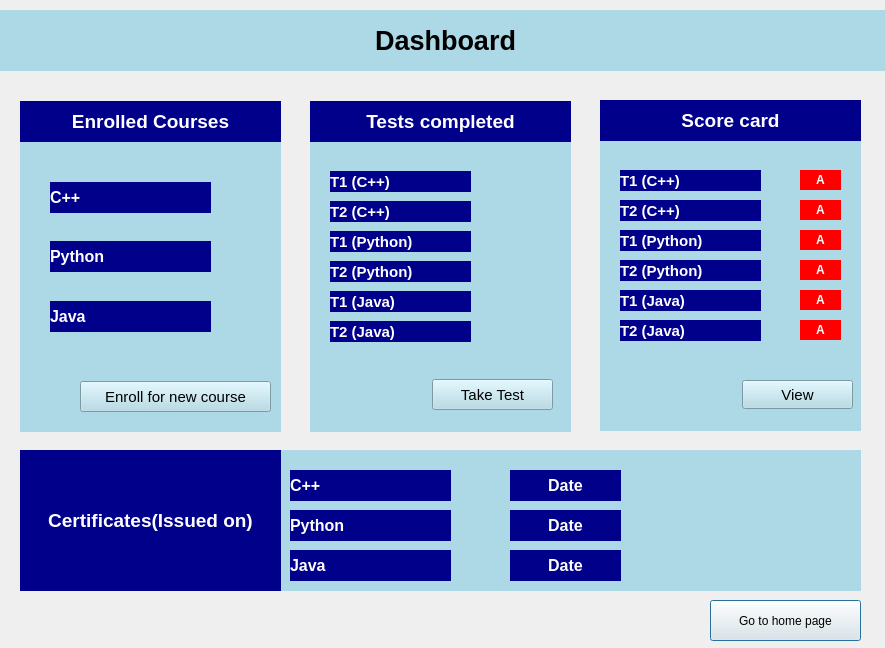
<?xml version="1.0" encoding="UTF-8"?>
<ui version="4.0">
 <class>Dashboard</class>
 <widget class="QDialog" name="Dashboard">
  <property name="geometry">
   <rect>
    <x>0</x>
    <y>0</y>
    <width>885</width>
    <height>648</height>
   </rect>
  </property>
  <property name="windowTitle">
   <string>Dialog</string>
  </property>
  <widget class="QLabel" name="label">
   <property name="geometry">
    <rect>
     <x>0</x>
     <y>10</y>
     <width>891</width>
     <height>61</height>
    </rect>
   </property>
   <property name="font">
    <font>
     <pointsize>20</pointsize>
     <bold>true</bold>
    </font>
   </property>
   <property name="layoutDirection">
    <enum>Qt::LayoutDirection::LeftToRight</enum>
   </property>
   <property name="styleSheet">
    <string notr="true">background-color: lightblue;color: navyblue</string>
   </property>
   <property name="text">
    <string>Dashboard</string>
   </property>
   <property name="alignment">
    <set>Qt::AlignmentFlag::AlignCenter</set>
   </property>
  </widget>
  <widget class="QPushButton" name="pushButton">
   <property name="geometry">
    <rect>
     <x>710</x>
     <y>600</y>
     <width>151</width>
     <height>41</height>
    </rect>
   </property>
   <property name="text">
    <string>Go to home page</string>
   </property>
  </widget>
  <widget class="QWidget" name="widget" native="true">
   <property name="geometry">
    <rect>
     <x>20</x>
     <y>101</y>
     <width>261</width>
     <height>331</height>
    </rect>
   </property>
   <property name="styleSheet">
    <string notr="true">background-color: lightblue;</string>
   </property>
   <widget class="QLabel" name="label_2">
    <property name="geometry">
     <rect>
      <x>0</x>
      <y>0</y>
      <width>261</width>
      <height>41</height>
     </rect>
    </property>
    <property name="font">
     <font>
      <pointsize>14</pointsize>
      <bold>true</bold>
     </font>
    </property>
    <property name="styleSheet">
     <string notr="true">background-color: darkblue;color: white;</string>
    </property>
    <property name="text">
     <string>Enrolled Courses</string>
    </property>
    <property name="alignment">
     <set>Qt::AlignmentFlag::AlignCenter</set>
    </property>
   </widget>
   <widget class="QLabel" name="lblCourse1">
    <property name="geometry">
     <rect>
      <x>30</x>
      <y>81</y>
      <width>161</width>
      <height>31</height>
     </rect>
    </property>
    <property name="font">
     <font>
      <pointsize>12</pointsize>
      <bold>true</bold>
     </font>
    </property>
    <property name="styleSheet">
     <string notr="true">background-color: darkblue;color: white;</string>
    </property>
    <property name="text">
     <string>C++</string>
    </property>
    <property name="alignment">
     <set>Qt::AlignmentFlag::AlignLeading|Qt::AlignmentFlag::AlignLeft|Qt::AlignmentFlag::AlignVCenter</set>
    </property>
   </widget>
   <widget class="QLabel" name="lblCourse2">
    <property name="geometry">
     <rect>
      <x>30</x>
      <y>140</y>
      <width>161</width>
      <height>31</height>
     </rect>
    </property>
    <property name="font">
     <font>
      <pointsize>12</pointsize>
      <bold>true</bold>
     </font>
    </property>
    <property name="styleSheet">
     <string notr="true">background-color: darkblue;color: white;</string>
    </property>
    <property name="text">
     <string>Python</string>
    </property>
    <property name="alignment">
     <set>Qt::AlignmentFlag::AlignLeading|Qt::AlignmentFlag::AlignLeft|Qt::AlignmentFlag::AlignVCenter</set>
    </property>
   </widget>
   <widget class="QLabel" name="lblCourse3">
    <property name="geometry">
     <rect>
      <x>30</x>
      <y>200</y>
      <width>161</width>
      <height>31</height>
     </rect>
    </property>
    <property name="font">
     <font>
      <pointsize>12</pointsize>
      <bold>true</bold>
     </font>
    </property>
    <property name="styleSheet">
     <string notr="true">background-color: darkblue;color: white;</string>
    </property>
    <property name="text">
     <string>Java</string>
    </property>
    <property name="alignment">
     <set>Qt::AlignmentFlag::AlignLeading|Qt::AlignmentFlag::AlignLeft|Qt::AlignmentFlag::AlignVCenter</set>
    </property>
   </widget>
   <widget class="QPushButton" name="pushButton_2">
    <property name="geometry">
     <rect>
      <x>60</x>
      <y>280</y>
      <width>191</width>
      <height>31</height>
     </rect>
    </property>
    <property name="font">
     <font>
      <pointsize>11</pointsize>
      <bold>false</bold>
     </font>
    </property>
    <property name="text">
     <string>Enroll for new course</string>
    </property>
   </widget>
  </widget>
  <widget class="QWidget" name="widget_2" native="true">
   <property name="geometry">
    <rect>
     <x>310</x>
     <y>101</y>
     <width>261</width>
     <height>331</height>
    </rect>
   </property>
   <property name="styleSheet">
    <string notr="true">background-color: lightblue;</string>
   </property>
   <widget class="QLabel" name="label_3">
    <property name="geometry">
     <rect>
      <x>0</x>
      <y>0</y>
      <width>261</width>
      <height>41</height>
     </rect>
    </property>
    <property name="font">
     <font>
      <pointsize>14</pointsize>
      <bold>true</bold>
     </font>
    </property>
    <property name="styleSheet">
     <string notr="true">background-color: darkblue;color: white;</string>
    </property>
    <property name="text">
     <string>Tests completed</string>
    </property>
    <property name="alignment">
     <set>Qt::AlignmentFlag::AlignCenter</set>
    </property>
   </widget>
   <widget class="QLabel" name="lblTest1">
    <property name="geometry">
     <rect>
      <x>20</x>
      <y>70</y>
      <width>141</width>
      <height>21</height>
     </rect>
    </property>
    <property name="font">
     <font>
      <pointsize>11</pointsize>
      <bold>true</bold>
     </font>
    </property>
    <property name="styleSheet">
     <string notr="true">background-color: darkblue;color: white;</string>
    </property>
    <property name="text">
     <string>T1 (C++)</string>
    </property>
    <property name="alignment">
     <set>Qt::AlignmentFlag::AlignLeading|Qt::AlignmentFlag::AlignLeft|Qt::AlignmentFlag::AlignVCenter</set>
    </property>
   </widget>
   <widget class="QLabel" name="lblTest2">
    <property name="geometry">
     <rect>
      <x>20</x>
      <y>100</y>
      <width>141</width>
      <height>21</height>
     </rect>
    </property>
    <property name="font">
     <font>
      <pointsize>11</pointsize>
      <bold>true</bold>
     </font>
    </property>
    <property name="styleSheet">
     <string notr="true">background-color: darkblue;color: white;</string>
    </property>
    <property name="text">
     <string>T2 (C++)</string>
    </property>
    <property name="alignment">
     <set>Qt::AlignmentFlag::AlignLeading|Qt::AlignmentFlag::AlignLeft|Qt::AlignmentFlag::AlignVCenter</set>
    </property>
   </widget>
   <widget class="QLabel" name="lblTest3">
    <property name="geometry">
     <rect>
      <x>20</x>
      <y>130</y>
      <width>141</width>
      <height>21</height>
     </rect>
    </property>
    <property name="font">
     <font>
      <pointsize>11</pointsize>
      <bold>true</bold>
     </font>
    </property>
    <property name="styleSheet">
     <string notr="true">background-color: darkblue;color: white;</string>
    </property>
    <property name="text">
     <string>T1 (Python)</string>
    </property>
    <property name="alignment">
     <set>Qt::AlignmentFlag::AlignLeading|Qt::AlignmentFlag::AlignLeft|Qt::AlignmentFlag::AlignVCenter</set>
    </property>
   </widget>
   <widget class="QLabel" name="lblTest4">
    <property name="geometry">
     <rect>
      <x>20</x>
      <y>160</y>
      <width>141</width>
      <height>21</height>
     </rect>
    </property>
    <property name="font">
     <font>
      <pointsize>11</pointsize>
      <bold>true</bold>
     </font>
    </property>
    <property name="styleSheet">
     <string notr="true">background-color: darkblue;color: white;</string>
    </property>
    <property name="text">
     <string>T2 (Python)</string>
    </property>
    <property name="alignment">
     <set>Qt::AlignmentFlag::AlignLeading|Qt::AlignmentFlag::AlignLeft|Qt::AlignmentFlag::AlignVCenter</set>
    </property>
   </widget>
   <widget class="QLabel" name="lblTest5">
    <property name="geometry">
     <rect>
      <x>20</x>
      <y>190</y>
      <width>141</width>
      <height>21</height>
     </rect>
    </property>
    <property name="font">
     <font>
      <pointsize>11</pointsize>
      <bold>true</bold>
     </font>
    </property>
    <property name="styleSheet">
     <string notr="true">background-color: darkblue;color: white;</string>
    </property>
    <property name="text">
     <string>T1 (Java)</string>
    </property>
    <property name="alignment">
     <set>Qt::AlignmentFlag::AlignLeading|Qt::AlignmentFlag::AlignLeft|Qt::AlignmentFlag::AlignVCenter</set>
    </property>
   </widget>
   <widget class="QLabel" name="lblTest6">
    <property name="geometry">
     <rect>
      <x>20</x>
      <y>220</y>
      <width>141</width>
      <height>21</height>
     </rect>
    </property>
    <property name="font">
     <font>
      <pointsize>11</pointsize>
      <bold>true</bold>
     </font>
    </property>
    <property name="styleSheet">
     <string notr="true">background-color: darkblue;color: white;</string>
    </property>
    <property name="text">
     <string>T2 (Java)</string>
    </property>
    <property name="alignment">
     <set>Qt::AlignmentFlag::AlignLeading|Qt::AlignmentFlag::AlignLeft|Qt::AlignmentFlag::AlignVCenter</set>
    </property>
   </widget>
   <widget class="QPushButton" name="pushButton_3">
    <property name="geometry">
     <rect>
      <x>122</x>
      <y>278</y>
      <width>121</width>
      <height>31</height>
     </rect>
    </property>
    <property name="font">
     <font>
      <pointsize>11</pointsize>
      <bold>false</bold>
     </font>
    </property>
    <property name="text">
     <string>Take Test</string>
    </property>
   </widget>
  </widget>
  <widget class="QWidget" name="widget_4" native="true">
   <property name="geometry">
    <rect>
     <x>600</x>
     <y>100</y>
     <width>261</width>
     <height>331</height>
    </rect>
   </property>
   <property name="styleSheet">
    <string notr="true">background-color: lightblue;</string>
   </property>
   <widget class="QLabel" name="label_4">
    <property name="geometry">
     <rect>
      <x>0</x>
      <y>0</y>
      <width>261</width>
      <height>41</height>
     </rect>
    </property>
    <property name="font">
     <font>
      <pointsize>14</pointsize>
      <bold>true</bold>
     </font>
    </property>
    <property name="styleSheet">
     <string notr="true">background-color: darkblue;color: white;</string>
    </property>
    <property name="text">
     <string>Score card</string>
    </property>
    <property name="alignment">
     <set>Qt::AlignmentFlag::AlignCenter</set>
    </property>
   </widget>
   <widget class="QLabel" name="lblScoreTest4">
    <property name="geometry">
     <rect>
      <x>20</x>
      <y>160</y>
      <width>141</width>
      <height>21</height>
     </rect>
    </property>
    <property name="font">
     <font>
      <pointsize>11</pointsize>
      <bold>true</bold>
     </font>
    </property>
    <property name="styleSheet">
     <string notr="true">background-color: darkblue;color: white;</string>
    </property>
    <property name="text">
     <string>T2 (Python)</string>
    </property>
    <property name="alignment">
     <set>Qt::AlignmentFlag::AlignLeading|Qt::AlignmentFlag::AlignLeft|Qt::AlignmentFlag::AlignVCenter</set>
    </property>
   </widget>
   <widget class="QLabel" name="lblScoreTest2">
    <property name="geometry">
     <rect>
      <x>20</x>
      <y>100</y>
      <width>141</width>
      <height>21</height>
     </rect>
    </property>
    <property name="font">
     <font>
      <pointsize>11</pointsize>
      <bold>true</bold>
     </font>
    </property>
    <property name="styleSheet">
     <string notr="true">background-color: darkblue;color: white;</string>
    </property>
    <property name="text">
     <string>T2 (C++)</string>
    </property>
    <property name="alignment">
     <set>Qt::AlignmentFlag::AlignLeading|Qt::AlignmentFlag::AlignLeft|Qt::AlignmentFlag::AlignVCenter</set>
    </property>
   </widget>
   <widget class="QLabel" name="lblScoreTest6">
    <property name="geometry">
     <rect>
      <x>20</x>
      <y>220</y>
      <width>141</width>
      <height>21</height>
     </rect>
    </property>
    <property name="font">
     <font>
      <pointsize>11</pointsize>
      <bold>true</bold>
     </font>
    </property>
    <property name="styleSheet">
     <string notr="true">background-color: darkblue;color: white;</string>
    </property>
    <property name="text">
     <string>T2 (Java)</string>
    </property>
    <property name="alignment">
     <set>Qt::AlignmentFlag::AlignLeading|Qt::AlignmentFlag::AlignLeft|Qt::AlignmentFlag::AlignVCenter</set>
    </property>
   </widget>
   <widget class="QLabel" name="lblScoreTest3">
    <property name="geometry">
     <rect>
      <x>20</x>
      <y>130</y>
      <width>141</width>
      <height>21</height>
     </rect>
    </property>
    <property name="font">
     <font>
      <pointsize>11</pointsize>
      <bold>true</bold>
     </font>
    </property>
    <property name="styleSheet">
     <string notr="true">background-color: darkblue;color: white;</string>
    </property>
    <property name="text">
     <string>T1 (Python)</string>
    </property>
    <property name="alignment">
     <set>Qt::AlignmentFlag::AlignLeading|Qt::AlignmentFlag::AlignLeft|Qt::AlignmentFlag::AlignVCenter</set>
    </property>
   </widget>
   <widget class="QLabel" name="lblScoreTest1">
    <property name="geometry">
     <rect>
      <x>20</x>
      <y>70</y>
      <width>141</width>
      <height>21</height>
     </rect>
    </property>
    <property name="font">
     <font>
      <pointsize>11</pointsize>
      <bold>true</bold>
     </font>
    </property>
    <property name="styleSheet">
     <string notr="true">background-color: darkblue;color: white;</string>
    </property>
    <property name="text">
     <string>T1 (C++)</string>
    </property>
    <property name="alignment">
     <set>Qt::AlignmentFlag::AlignLeading|Qt::AlignmentFlag::AlignLeft|Qt::AlignmentFlag::AlignVCenter</set>
    </property>
   </widget>
   <widget class="QLabel" name="lblScoreTest5">
    <property name="geometry">
     <rect>
      <x>20</x>
      <y>190</y>
      <width>141</width>
      <height>21</height>
     </rect>
    </property>
    <property name="font">
     <font>
      <pointsize>11</pointsize>
      <bold>true</bold>
     </font>
    </property>
    <property name="styleSheet">
     <string notr="true">background-color: darkblue;color: white;</string>
    </property>
    <property name="text">
     <string>T1 (Java)</string>
    </property>
    <property name="alignment">
     <set>Qt::AlignmentFlag::AlignLeading|Qt::AlignmentFlag::AlignLeft|Qt::AlignmentFlag::AlignVCenter</set>
    </property>
   </widget>
   <widget class="QLabel" name="lblGrade1">
    <property name="geometry">
     <rect>
      <x>200</x>
      <y>70</y>
      <width>41</width>
      <height>20</height>
     </rect>
    </property>
    <property name="font">
     <font>
      <pointsize>9</pointsize>
      <bold>true</bold>
     </font>
    </property>
    <property name="styleSheet">
     <string notr="true">background-color: red;color: white;</string>
    </property>
    <property name="text">
     <string>A</string>
    </property>
    <property name="alignment">
     <set>Qt::AlignmentFlag::AlignCenter</set>
    </property>
   </widget>
   <widget class="QLabel" name="lblGrade2">
    <property name="geometry">
     <rect>
      <x>200</x>
      <y>100</y>
      <width>41</width>
      <height>20</height>
     </rect>
    </property>
    <property name="font">
     <font>
      <pointsize>9</pointsize>
      <bold>true</bold>
     </font>
    </property>
    <property name="styleSheet">
     <string notr="true">background-color: red;color: white;</string>
    </property>
    <property name="text">
     <string>A</string>
    </property>
    <property name="alignment">
     <set>Qt::AlignmentFlag::AlignCenter</set>
    </property>
   </widget>
   <widget class="QLabel" name="lblGrade3">
    <property name="geometry">
     <rect>
      <x>200</x>
      <y>130</y>
      <width>41</width>
      <height>20</height>
     </rect>
    </property>
    <property name="font">
     <font>
      <pointsize>9</pointsize>
      <bold>true</bold>
     </font>
    </property>
    <property name="styleSheet">
     <string notr="true">background-color: red;color: white;</string>
    </property>
    <property name="text">
     <string>A</string>
    </property>
    <property name="alignment">
     <set>Qt::AlignmentFlag::AlignCenter</set>
    </property>
   </widget>
   <widget class="QLabel" name="lblGrade4">
    <property name="geometry">
     <rect>
      <x>200</x>
      <y>160</y>
      <width>41</width>
      <height>20</height>
     </rect>
    </property>
    <property name="font">
     <font>
      <pointsize>9</pointsize>
      <bold>true</bold>
     </font>
    </property>
    <property name="styleSheet">
     <string notr="true">background-color: red;color: white;</string>
    </property>
    <property name="text">
     <string>A</string>
    </property>
    <property name="alignment">
     <set>Qt::AlignmentFlag::AlignCenter</set>
    </property>
   </widget>
   <widget class="QLabel" name="lblGrade5">
    <property name="geometry">
     <rect>
      <x>200</x>
      <y>190</y>
      <width>41</width>
      <height>20</height>
     </rect>
    </property>
    <property name="font">
     <font>
      <pointsize>9</pointsize>
      <bold>true</bold>
     </font>
    </property>
    <property name="styleSheet">
     <string notr="true">background-color: red;color: white;</string>
    </property>
    <property name="text">
     <string>A</string>
    </property>
    <property name="alignment">
     <set>Qt::AlignmentFlag::AlignCenter</set>
    </property>
   </widget>
   <widget class="QLabel" name="lblGrade6">
    <property name="geometry">
     <rect>
      <x>200</x>
      <y>220</y>
      <width>41</width>
      <height>20</height>
     </rect>
    </property>
    <property name="font">
     <font>
      <pointsize>9</pointsize>
      <bold>true</bold>
     </font>
    </property>
    <property name="styleSheet">
     <string notr="true">background-color: red;color: white;</string>
    </property>
    <property name="text">
     <string>A</string>
    </property>
    <property name="alignment">
     <set>Qt::AlignmentFlag::AlignCenter</set>
    </property>
   </widget>
   <widget class="QPushButton" name="pushButton_4">
    <property name="geometry">
     <rect>
      <x>142</x>
      <y>280</y>
      <width>111</width>
      <height>29</height>
     </rect>
    </property>
    <property name="font">
     <font>
      <pointsize>11</pointsize>
     </font>
    </property>
    <property name="text">
     <string>View</string>
    </property>
   </widget>
  </widget>
  <widget class="QWidget" name="widget_3" native="true">
   <property name="geometry">
    <rect>
     <x>20</x>
     <y>450</y>
     <width>841</width>
     <height>141</height>
    </rect>
   </property>
   <property name="styleSheet">
    <string notr="true">background-color: lightblue;</string>
   </property>
   <widget class="QLabel" name="label_5">
    <property name="geometry">
     <rect>
      <x>0</x>
      <y>0</y>
      <width>261</width>
      <height>141</height>
     </rect>
    </property>
    <property name="font">
     <font>
      <pointsize>14</pointsize>
      <bold>true</bold>
     </font>
    </property>
    <property name="styleSheet">
     <string notr="true">background-color: darkblue;color: white;</string>
    </property>
    <property name="text">
     <string>Certificates(Issued on)</string>
    </property>
    <property name="alignment">
     <set>Qt::AlignmentFlag::AlignCenter</set>
    </property>
   </widget>
   <widget class="QLabel" name="lblCertCourse3">
    <property name="geometry">
     <rect>
      <x>270</x>
      <y>100</y>
      <width>161</width>
      <height>31</height>
     </rect>
    </property>
    <property name="font">
     <font>
      <pointsize>12</pointsize>
      <bold>true</bold>
     </font>
    </property>
    <property name="styleSheet">
     <string notr="true">background-color: darkblue;color: white;</string>
    </property>
    <property name="text">
     <string>Java</string>
    </property>
    <property name="alignment">
     <set>Qt::AlignmentFlag::AlignLeading|Qt::AlignmentFlag::AlignLeft|Qt::AlignmentFlag::AlignVCenter</set>
    </property>
   </widget>
   <widget class="QLabel" name="lblCertCourse1">
    <property name="geometry">
     <rect>
      <x>270</x>
      <y>20</y>
      <width>161</width>
      <height>31</height>
     </rect>
    </property>
    <property name="font">
     <font>
      <pointsize>12</pointsize>
      <bold>true</bold>
     </font>
    </property>
    <property name="styleSheet">
     <string notr="true">background-color: darkblue;color: white;</string>
    </property>
    <property name="text">
     <string>C++</string>
    </property>
    <property name="alignment">
     <set>Qt::AlignmentFlag::AlignLeading|Qt::AlignmentFlag::AlignLeft|Qt::AlignmentFlag::AlignVCenter</set>
    </property>
   </widget>
   <widget class="QLabel" name="lblCertCourse2">
    <property name="geometry">
     <rect>
      <x>270</x>
      <y>60</y>
      <width>161</width>
      <height>31</height>
     </rect>
    </property>
    <property name="font">
     <font>
      <pointsize>12</pointsize>
      <bold>true</bold>
     </font>
    </property>
    <property name="styleSheet">
     <string notr="true">background-color: darkblue;color: white;</string>
    </property>
    <property name="text">
     <string>Python</string>
    </property>
    <property name="alignment">
     <set>Qt::AlignmentFlag::AlignLeading|Qt::AlignmentFlag::AlignLeft|Qt::AlignmentFlag::AlignVCenter</set>
    </property>
   </widget>
   <widget class="QLabel" name="lblCertDate1">
    <property name="geometry">
     <rect>
      <x>490</x>
      <y>20</y>
      <width>111</width>
      <height>31</height>
     </rect>
    </property>
    <property name="font">
     <font>
      <pointsize>12</pointsize>
      <bold>true</bold>
     </font>
    </property>
    <property name="styleSheet">
     <string notr="true">background-color: darkblue;color: white;</string>
    </property>
    <property name="text">
     <string>Date</string>
    </property>
    <property name="alignment">
     <set>Qt::AlignmentFlag::AlignCenter</set>
    </property>
   </widget>
   <widget class="QLabel" name="lblCertDate2">
    <property name="geometry">
     <rect>
      <x>490</x>
      <y>60</y>
      <width>111</width>
      <height>31</height>
     </rect>
    </property>
    <property name="font">
     <font>
      <pointsize>12</pointsize>
      <bold>true</bold>
     </font>
    </property>
    <property name="styleSheet">
     <string notr="true">background-color: darkblue;color: white;</string>
    </property>
    <property name="text">
     <string>Date</string>
    </property>
    <property name="alignment">
     <set>Qt::AlignmentFlag::AlignCenter</set>
    </property>
   </widget>
   <widget class="QLabel" name="lblCertDate3">
    <property name="geometry">
     <rect>
      <x>490</x>
      <y>100</y>
      <width>111</width>
      <height>31</height>
     </rect>
    </property>
    <property name="font">
     <font>
      <pointsize>12</pointsize>
      <bold>true</bold>
     </font>
    </property>
    <property name="styleSheet">
     <string notr="true">background-color: darkblue;color: white;</string>
    </property>
    <property name="text">
     <string>Date</string>
    </property>
    <property name="alignment">
     <set>Qt::AlignmentFlag::AlignCenter</set>
    </property>
   </widget>
  </widget>
  <zorder>widget</zorder>
  <zorder>label</zorder>
  <zorder>pushButton</zorder>
  <zorder>widget_2</zorder>
  <zorder>widget_4</zorder>
  <zorder>widget_3</zorder>
 </widget>
 <resources/>
 <connections/>
</ui>
